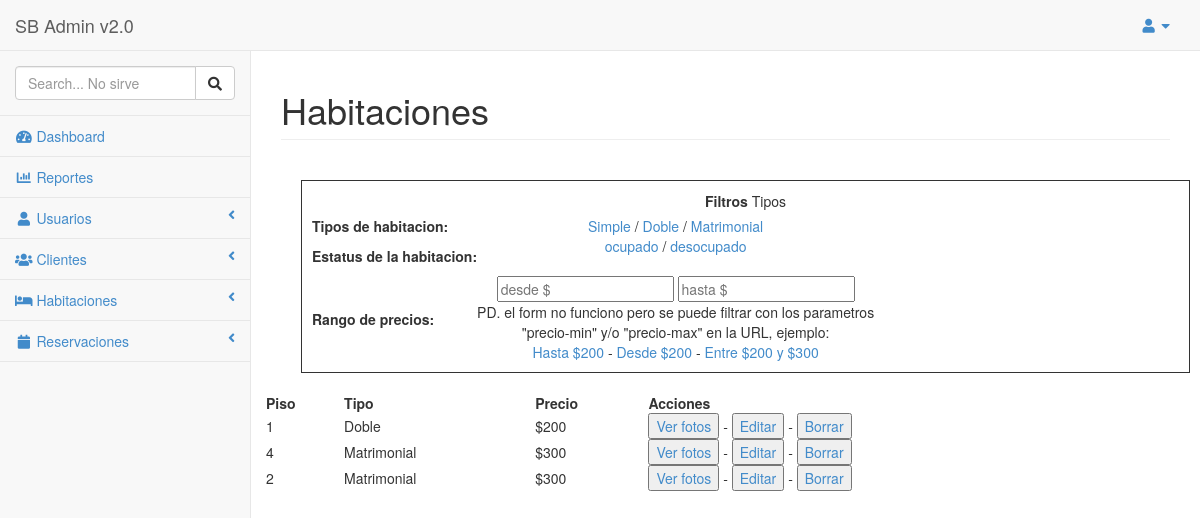
Page /index.php?action=lista-habitaciones&precio-min=200 (signed in) on the committed database.
### tables this page shows
CREATE TABLE `practica_06_habitaciones` (
  `id` int(11) NOT NULL AUTO_INCREMENT,
  `piso` int(11) DEFAULT NULL,
  `tipo` int(11) DEFAULT NULL,
  `precio` double DEFAULT NULL,
  `estatus` int(11) NOT NULL COMMENT 'Desocupado, Ocupado',
  PRIMARY KEY (`id`)
);

CREATE TABLE `practica_06_tipo_habitaciones` (
  `id` int(11) NOT NULL AUTO_INCREMENT,
  `categoria` varchar(200) DEFAULT NULL,
  PRIMARY KEY (`id`)
);

### models/Conexion.php (called while the page is built)
<?php
class Conexion{
	public static function conectar(){
		$link = new PDO("mysql:host=localhost;dbname=taw_1430272","root","root");
		return $link;
	}
}
?>

### models/modules/HabitacionesModel.php (called while the page is built, shortened)
<?php
class HabitacionesModel extends Conexion{
	public static function mostrar_habitaciones($tabla_1, $tabla_2){
		if(isset($_GET["filtrar-disponibilidad"])){
			if($_GET["filtrar-disponibilidad"]=="0"){
				$filtro_estatus = " AND t1.estatus = '0' ";
			}
			if($_GET["filtrar-disponibilidad"]=="1"){
				$filtro_estatus = " AND t1.estatus = '1' ";
			}
		} else {
			$filtro_estatus = "";
		}
		if(isset($_GET["filtrar-tipo"])){
			if($_GET["filtrar-tipo"]=="1"){
				$filtro_tipo = " AND t2.id = '1' ";
			}
			if($_GET["filtrar-tipo"]=="2"){
				$filtro_tipo = " AND t2.id = '2' ";
			}
			if($_GET["filtrar-tipo"]=="3"){
				$filtro_tipo = " AND t2.id = '3' ";
			}
		} else {
			$filtro_tipo = "";
		}
		if(isset($_GET["precio-min"])){
			$filtro_precio = " AND t1.precio >= '".$_GET["precio-min"]."' ";
		} else if(isset($_GET["precio-max"])){
			$filtro_precio = " AND t1.precio <= '".$_GET["precio-max"]."' ";
		} else if(isset($_GET["precio-min"]) && isset($_GET["precio-max"])){
			$filtro_precio = " AND t1.precio BETWEEN '".$_GET["precio-min"]."' AND '".$_GET["precio-max"]."' ";
		} else {
			$filtro_precio = "";
		}
		$stmt = Conexion::conectar()->prepare("SELECT t1.*, t1.id as t1_id, t2.id as t2_id, t2.categoria as categoria
		FROM $tabla_1 AS t1, $tabla_2 AS t2 WHERE t1.tipo = t2.id $filtro_estatus $filtro_tipo $filtro_precio ");
		$stmt->execute();
		return $stmt->fetchAll();
	}
} ?>

### index.php (called while the page is built, shortened)
<?php
$mvc = new Nucleo();
$mvc -> init_all_ctrlrs();
$mvc -> init_layout();
?>

### controllers/modules/HabitacionesController.php (the view, shortened to what this page needs)
<?php Class HabitacionesController {
	public function mostrar_habitaciones(){
		$respuesta = HabitacionesModel::mostrar_habitaciones("practica_06_habitaciones","practica_06_tipo_habitaciones");
		foreach($respuesta as $row => $item){
		echo'<tr>
				<td>'.$item["piso"].'</td>
				<td>'.$item["categoria"].'</td>
				<td>$'.$item["precio"].'</td>
				<td><a href="index.php?action=ver-fotos&id='.$item["id"].'"><button>Ver fotos</button></a> - <a href="index.php?action=editar-habitacion&id='.$item["id"].'"><button>Editar</button></a> - <a href="index.php?action=lista-habitaciones&idBorrar='.$item["id"].'"><button>Borrar</button></a></td>
			</tr>';
		}
	}
}

### themes/sb-admin/assets/css/sb-admin.css (style rules this page uses)
body { padding-top: 100px; background-color: #f8f8f8; }
@media (min-width:768px) { body { padding-top: 50px; } }

### rows in the picture
practica_06_habitaciones: piso "1", practica_06_tipo_habitaciones.categoria "Doble", precio "200"
practica_06_habitaciones: piso "4", practica_06_tipo_habitaciones.categoria "Matrimonial", precio "300"
practica_06_habitaciones: piso "2", practica_06_tipo_habitaciones.categoria "Matrimonial", precio "300"
